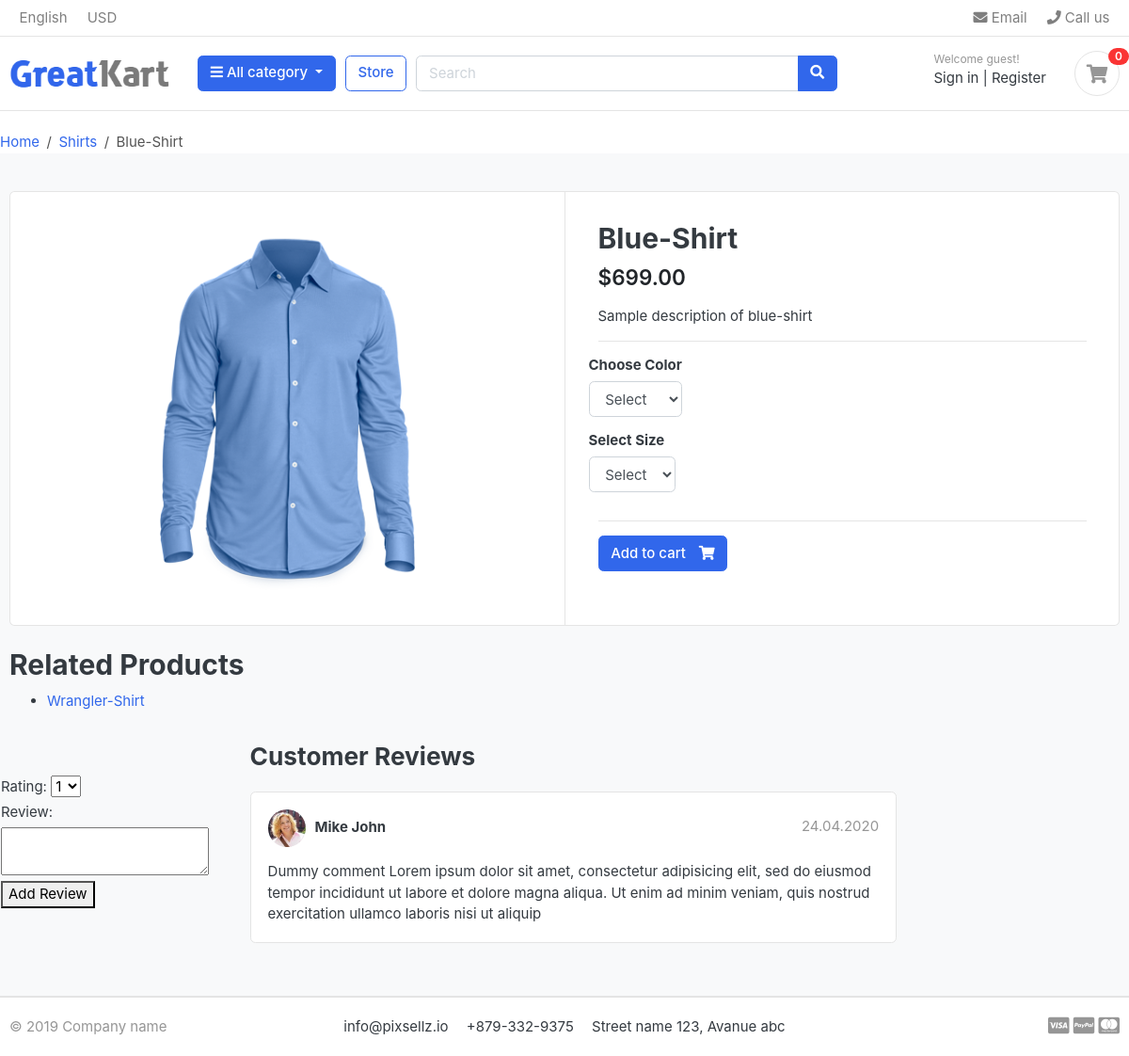
Screenshot of /store/category/shirts/blue-shirt/ with the database file from the repository.
### store/models.py (models this page shows, shortened)
class Product(models.Model):
    product_name    = models.CharField(max_length=200, unique=True)
    slug            = models.SlugField(max_length=200, unique=True)
    description     = models.TextField(max_length=500, blank=True)
    price           = models.DecimalField(max_digits=10, decimal_places=2, default=0.0)
    images          = models.ImageField(upload_to='photos/products')
    stock           = models.IntegerField(default=0)
    is_available    = models.BooleanField(default=True)
    category        = models.ForeignKey(Category, on_delete=models.CASCADE, default=1)
    created_date    = models.DateTimeField(auto_now_add=True)
    modified_date   = models.DateTimeField(auto_now=True)
    rating = models.DecimalField(max_digits=3, decimal_places=2, default=0.0)
    num_reviews = models.IntegerField(default=0)

### category/models.py (models this page shows, shortened)
class Category(models.Model):
    category_name = models.CharField(max_length=50,unique=True)
    slug = models.SlugField(max_length=100,unique=True)
    description = models.TextField(max_length=255)
    cat_image = models.ImageField(upload_to='photos/categories',blank=True)
    class Meta:
        verbose_name = 'category'
        verbose_name_plural = 'categories'
    def get_url(self):
            return reverse('products_by_category',args=[self.slug])

### store/views.py (the view)
# urls.py: path('category/<slug:category_slug>/<slug:product_slug>/',views.product_detail,name='product_detail'),
def product_detail(request,category_slug,product_slug):
    try:
        single_product = Product.objects.get(category__slug=category_slug,slug=product_slug)
        in_cart = CartItem.objects.filter(cart__cart_id=_cart_id(request),product=single_product).exists()
        if single_product.is_available=='False':
            return redirect('store')
    except Exception as e:
        raise e
    product = Product.objects.get(category__slug=category_slug,slug=product_slug)
    related_products = get_related_products(product)
    context = {
        'single_product':single_product,
        'related_products': related_products,
           'in_cart':in_cart,
    }
    return render(request,'greatkart/store/product_detail.html',context)

### carts/context_processors.py (called while the page is built)
def counter(request):
    cart_count=0
    if 'admin' in request.path:
        return []
    else:
        try:
            cart = Cart.objects.filter(cart_id=_cart_id(request))
            cart_items =CartItem.objects.filter(cart=cart[:1])
            for cart_item in cart_items:
                cart_count += cart_item.quantity
        except Cart.DoesNotExist:
            cart_count=0
    return dict(cart_count=cart_count)

### carts/views.py (called while the page is built)
def _cart_id(request):
    cart = request.session.session_key
    if not cart:
        cart = request.session.create()
    return cart

### category/context_processors.py (called while the page is built)
def menu_links(request):
    links = Category.objects.all()
    return dict(links=links)

### store/views.py (called while the page is built)
def get_related_products(product):
    related_products = Product.objects.filter(category=product.category).exclude(id=product.id)[:4]
    return related_products

### templates/greatkart/store/product_detail.html (shortened to what this page needs)
{% extends "greatkart/base.html" %}
{% load static %}
{% block content %}
<br>
<nav aria-label="breadcrumb">
    <ol class="breadcrumb">
        <li class="breadcrumb-item"><a href="{% url 'home' %}">Home</a></li>
        <li class="breadcrumb-item"><a href="{% url 'products_by_category' single_product.category.slug %}">{{ single_product.category.category_name }}</a></li>
        <li class="breadcrumb-item active" aria-current="page">{{ single_product.product_name }}</li>
    </ol>
</nav>
<section class="section-content padding-y bg">
    <div class="container">
        <div class="card">
	        <div class="row no-gutters">
		        <aside class="col-md-6">
                    <article class="gallery-wrap">
	                    <div class="img-big-wrap">
	                        <a href="#"><img src="{{single_product.images.url}}"></a>
	                    </div>
                    </article>
		        </aside>
		        <main class="col-md-6 border-left">
                    <form action="{% url 'add_cart' single_product.id  %}" method="POST">
                        <article class="content-body">
                            <h2 class="title">{{single_product.product_name}}</h2>
                            <div class="mb-3">
	                            <var class="price h4">${{single_product.price}}</var>
                            </div>
                            <p>{{single_product.description}}</p>
                            <hr>
							<div class="row">
								<div class="item-option-select">
									<h6>Choose Color</h6>
									<select name="color" id="" class="form-control" required>
										<option value="" disabled selected >Select</option>
									</select>
								</div>
							</div>
							<div class="row">
								<div class="item-option-select">
									<h6>Select Size</h6>
									<select name="size" id="" class="form-control">
										<option value="" disabled selected >Select</option>
									</select>
								</div>
							</div>
	                        <hr>
                            {% if single_product.stock <= 0  %}
                                <h5  class='text-danger'>Outtof stock</h5>
                            {% else %}
                                <button type="submit"  class="btn  btn-primary"> <span class="text">Add to cart</span> <i class="fas fa-shopping-cart"></i>  </button>
                            {% endif %}
                        </article>
                    </form>
		        </main>
	        </div>
        </div>
        <br>
		<h2>Related Products</h2>
<ul>
    {% for product in related_products %}
        <li>
			<a href="{% url 'product_detail' product.category.slug product.slug %}">{{ product.product_name }}</a>
        </li>
    {% endfor %}
</ul>
        <div class="row">
			<table>
				<tr>
					<td>
						<form method="post">
							<label for="rating">Rating:</label>
							<select name="rating" id="rating">
								<option value="1">1</option>
							</select>
							<br>
							<label for="review">Review:</label>
							<textarea name="review" id="review"  ></textarea>
							<br>
							<button type="submit">Add Review</button>
						</form>
					</td>
					<td>
						<div class="col-md-9">
							<header class="section-heading">
								<h3>Customer Reviews </h3>
							</header>
							<article class="box mb-3">
								<div class="icontext w-100">
									<img src="{% static 'greatkart/./images/avatars/avatar1.jpg' %}" class="img-xs icon rounded-circle">
									<div class="text">
										<span class="date text-muted float-md-right">24.04.2020 </span>
										<h6 class="mb-1">Mike John </h6>
									</div>
								</div>
								<div class="mt-3">
									<p>
										Dummy comment Lorem ipsum dolor sit amet, consectetur adipisicing elit, sed do eiusmod
										tempor incididunt ut labore et dolore magna aliqua. Ut enim ad minim veniam,
										quis nostrud exercitation ullamco laboris nisi ut aliquip
									</p>
								</div>
							</article>
						</div>
					</td>
				</tr>
			</table>
        </div>
    </div>
</section>
{% endblock content %}

### static/greatkart/css/ui.css (style rules this page uses)
html { font-family: "Inter", sans-serif; font-size: 15px; }
.content-body { flex: 1 1 auto; padding: 2rem 2.3rem; }
.img-xs, .img-sm, .img-md, .img-lg { -o-object-fit: cover; object-fit: cover; flex-shrink: 0; flex-grow: 0; }
.img-xs { width: 40px; height: 40px; }
.padding-y { padding-top: 40px; padding-bottom: 40px; }
var { font-style: normal; }
article:after, .form-group:after { display: block; clear: both; content: ""; }
.bg { background-color: #f8f9fa; }
.section-heading { margin-bottom: 20px; margin-top: 15px; }
p:last-child { margin-bottom: 0; }
.btn .text + i { margin-left: 10px; }
.icontext { display: inline-flex; align-items: center; vertical-align: middle; }
.icontext .text { width: 100%; line-height: 1.2; }
.icontext .icon { position: relative; margin-right: 10px; flex-shrink: 0; flex-grow: 0; }
.price { font-weight: 600; color: #212529; }
.box { padding: 18px; background: #fff; border-radius: 0.37rem; border: 1px solid #e4e4e4; }
.box img { max-width: 100%; }
.gallery-wrap .img-big-wrap { margin-bottom: 10px; border-radius: 0.37rem; overflow: hidden; background-color: #fff; }
.gallery-wrap .img-big-wrap a { text-align: center; display: block; }
.gallery-wrap .img-big-wrap img { height: 450px; width: auto; display: inline-block; }
.item-option-select { margin-bottom: 1rem; display: inline-block; margin-right: 15px; }

### rows the page displays
Product: category.category_name "Shirts", product_name "Blue-Shirt", images (picture), price "699.00", description "Sample description of blue-shirt"
Product: product_name "Wrangler-Shirt"

### other values shown
{{ cart_count }} "0"
